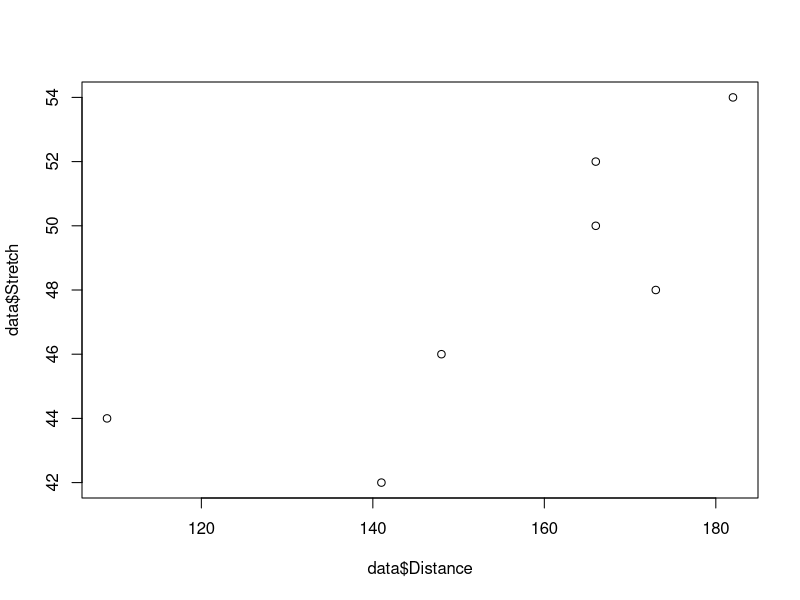
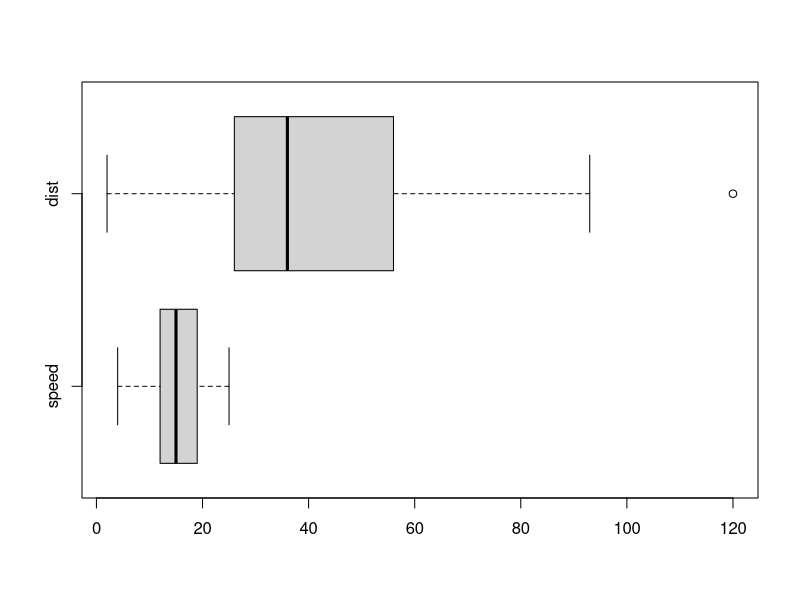

These charts were generated, in order, by the following R code:
a = (1:10)
b = (20:1)
print (c(1:20,20:1))

d = c(4,6,3)

data = read.csv('./newData.csv')
plot(data$Distance, data$Stretch ) #, xlab = "Distance", ylab = "Stretch")

rep(c(4,6,3),10)



c( rep(c(4,6,3),10), 4)
c( rep(4,10), rep(6, 20), rep(3,30) )

attach(cars)

cor(cars$speed, cars$dist)
cor(cars$speed, cars$dist)

boxplot(cars, horizontal = TRUE)

M1 = lm(dist~speed)
M1
predict.lm(M1, data.frame(speed=50))
?predict
